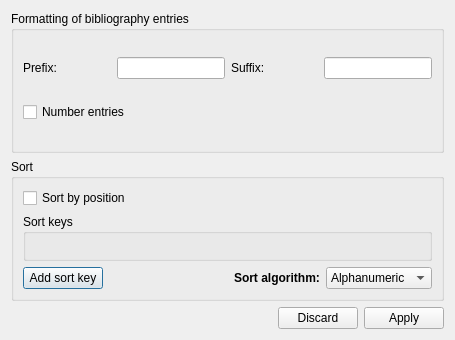
<?xml version="1.0" encoding="UTF-8"?>
<ui version="4.0">
 <class>BibliographyConfigureDialog</class>
 <widget class="QDialog" name="BibliographyConfigureDialog">
  <property name="geometry">
   <rect>
    <x>0</x>
    <y>0</y>
    <width>455</width>
    <height>340</height>
   </rect>
  </property>
  <property name="windowTitle">
   <string>Configure bibliography</string>
  </property>
  <layout class="QVBoxLayout" name="verticalLayout_2">
   <item>
    <widget class="QGroupBox" name="groupBox">
     <property name="title">
      <string>Formatting of bibliography entries</string>
     </property>
     <layout class="QGridLayout" name="gridLayout_2">
      <item row="0" column="0">
       <layout class="QHBoxLayout" name="horizontalLayout">
        <item>
         <widget class="QLabel" name="prefixLabel">
          <property name="text">
           <string>Prefix:</string>
          </property>
         </widget>
        </item>
        <item>
         <widget class="QLineEdit" name="prefix">
          <property name="sizePolicy">
           <sizepolicy hsizetype="Fixed" vsizetype="Fixed">
            <horstretch>0</horstretch>
            <verstretch>0</verstretch>
           </sizepolicy>
          </property>
          <property name="text">
           <string/>
          </property>
         </widget>
        </item>
        <item>
         <widget class="QLabel" name="suffixLabel">
          <property name="text">
           <string>Suffix:</string>
          </property>
         </widget>
        </item>
        <item>
         <widget class="QLineEdit" name="suffix">
          <property name="sizePolicy">
           <sizepolicy hsizetype="Fixed" vsizetype="Fixed">
            <horstretch>0</horstretch>
            <verstretch>0</verstretch>
           </sizepolicy>
          </property>
          <property name="text">
           <string/>
          </property>
         </widget>
        </item>
       </layout>
      </item>
      <item row="1" column="0">
       <widget class="QCheckBox" name="numberedEntries">
        <property name="text">
         <string>Number entries</string>
        </property>
       </widget>
      </item>
     </layout>
    </widget>
   </item>
   <item>
    <widget class="QGroupBox" name="groupBox_2">
     <property name="title">
      <string>Sort</string>
     </property>
     <layout class="QVBoxLayout" name="verticalLayout_3">
      <item>
       <widget class="QCheckBox" name="sortByPosition">
        <property name="text">
         <string>Sort by position</string>
        </property>
       </widget>
      </item>
      <item>
       <widget class="QGroupBox" name="sortKeyGroupBox">
        <property name="title">
         <string>Sort keys</string>
        </property>
        <layout class="QVBoxLayout" name="verticalLayout"/>
       </widget>
      </item>
      <item>
       <layout class="QHBoxLayout" name="horizontalLayout_3">
        <item>
         <widget class="QPushButton" name="addSortKeyButton">
          <property name="text">
           <string>Add sort key</string>
          </property>
         </widget>
        </item>
        <item>
         <spacer name="horizontalSpacer">
          <property name="orientation">
           <enum>Qt::Horizontal</enum>
          </property>
          <property name="sizeHint" stdset="0">
           <size>
            <width>87</width>
            <height>20</height>
           </size>
          </property>
         </spacer>
        </item>
        <item>
         <layout class="QHBoxLayout" name="horizontalLayout_2">
          <item>
           <widget class="QLabel" name="sortAlgorithmLabel">
            <property name="font">
             <font>
              <weight>75</weight>
              <bold>true</bold>
             </font>
            </property>
            <property name="text">
             <string>Sort algorithm:</string>
            </property>
           </widget>
          </item>
          <item>
           <widget class="QComboBox" name="sortAlgorithm">
            <item>
             <property name="text">
              <string>Alphanumeric</string>
             </property>
            </item>
           </widget>
          </item>
         </layout>
        </item>
       </layout>
      </item>
     </layout>
    </widget>
   </item>
   <item>
    <widget class="QDialogButtonBox" name="buttonBox">
     <property name="orientation">
      <enum>Qt::Horizontal</enum>
     </property>
     <property name="standardButtons">
      <set>QDialogButtonBox::Apply|QDialogButtonBox::Discard</set>
     </property>
    </widget>
   </item>
  </layout>
 </widget>
 <tabstops>
  <tabstop>prefix</tabstop>
  <tabstop>suffix</tabstop>
  <tabstop>numberedEntries</tabstop>
  <tabstop>sortByPosition</tabstop>
  <tabstop>sortAlgorithm</tabstop>
  <tabstop>buttonBox</tabstop>
 </tabstops>
 <resources/>
 <connections>
  <connection>
   <sender>buttonBox</sender>
   <signal>accepted()</signal>
   <receiver>BibliographyConfigureDialog</receiver>
   <slot>accept()</slot>
   <hints>
    <hint type="sourcelabel">
     <x>257</x>
     <y>330</y>
    </hint>
    <hint type="destinationlabel">
     <x>157</x>
     <y>274</y>
    </hint>
   </hints>
  </connection>
  <connection>
   <sender>buttonBox</sender>
   <signal>rejected()</signal>
   <receiver>BibliographyConfigureDialog</receiver>
   <slot>reject()</slot>
   <hints>
    <hint type="sourcelabel">
     <x>325</x>
     <y>330</y>
    </hint>
    <hint type="destinationlabel">
     <x>286</x>
     <y>274</y>
    </hint>
   </hints>
  </connection>
  <connection>
   <sender>sortByPosition</sender>
   <signal>clicked(bool)</signal>
   <receiver>sortKeyGroupBox</receiver>
   <slot>setDisabled(bool)</slot>
   <hints>
    <hint type="sourcelabel">
     <x>79</x>
     <y>191</y>
    </hint>
    <hint type="destinationlabel">
     <x>117</x>
     <y>221</y>
    </hint>
   </hints>
  </connection>
 </connections>
</ui>
